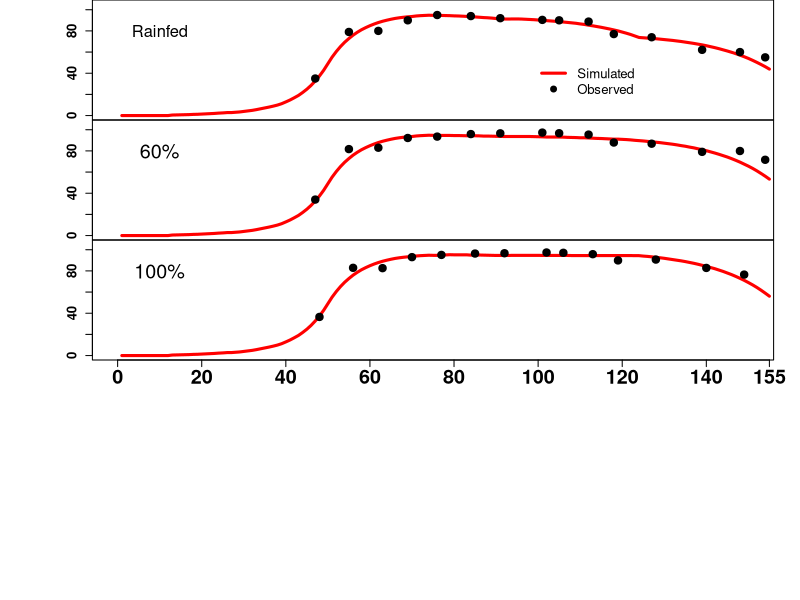
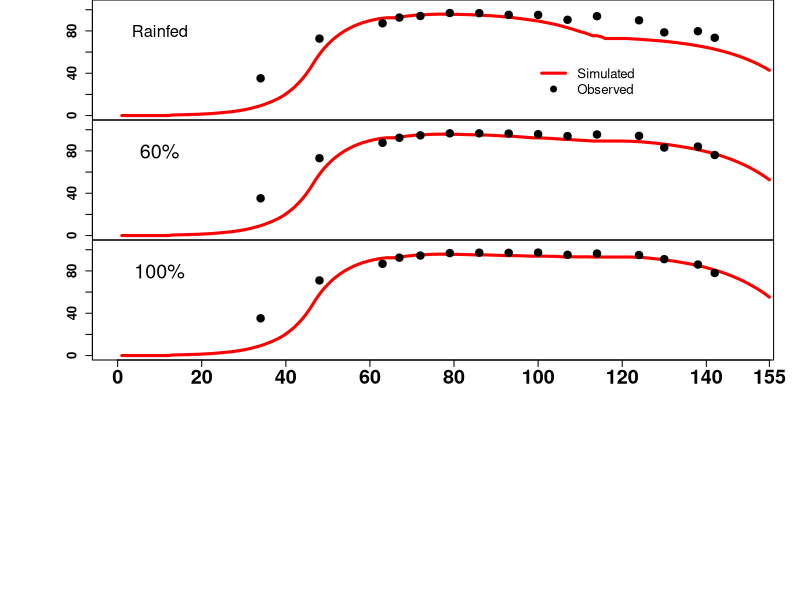

Here is the R script that generated these plots, in order:
## ---- chunk 1
knitr::opts_chunk$set(echo = TRUE)
## ---- chunk 2
# Reading the data file from the existing directory
canopycover=read.csv(file = "cc_aquacrop_results.csv",header = TRUE) 
## ---- chunk 3
# Reading few observations
head (canopycover)

#reading treatments in the data
#canopycover$Trt

#creating data frames for individual years
cc2009=canopycover[(canopycover$Year=="2009"),]
cc2010=canopycover[(canopycover$Year=="2010"),]
## ---- chunk 4
## PLotting canopy cover for individual years and treatments
# Visualizing 2009 results 
layout(matrix(1:5, ncol = 1), widths = 1,respect = FALSE)
par(mar=c(0,7,0,2), mgp=c(5.0,1,0))
plot(Sim~ DAP,data=cc2009,font.lab=1,type="o",xaxt='n',ylab = "",xlab = "Days after planting (DAP)",cex.sub=1.2,font=2,xlim=c(0,150),ylim=c(0,105),subset=Trt=="0",cex.axis=1.2,cex=0, lwd=3, col="red")
points(Obs~ DAP,data=cc2009,font=2,subset=Trt=="0",cex=1.5, pch=19, col="black")
legend(100,55,legend= c("Simulated","Observed"),col=c("red","black"),lwd=c(3,NA),bty="n",pch=c(NA,19),cex=1.2)
text(10,80,"Rainfed", pch=17, cex=1.5)
     
par(mar=c(0,7,0,2), mgp=c(3.0,1,0))
plot(Sim~ DAP,data=cc2009,type="o",ylab = "",xaxt='n',xlab = "Days after planting (DAP)",cex.sub=1.2,font=2,xlim=c(0,150),ylim=c(0,105),subset=Trt=="60",cex.lab=1.2,cex.axis=1.2,cex=0, lwd=3,pch=1, col="red")
points(Obs~ DAP,data=cc2009,font=2,subset=Trt=="60",cex=1.5, pch=19, col="black")
text(10,80,"60%", pch=17, cex=1.8)

par(mar=c(0,7,0,2), mgp=c(3.0,1,0))
plot(Sim~ DAP,data=cc2009,type="o",ylab = "",xaxt='n',xlab = "Days after planting (DAP)",cex.sub=1.2,font=2,xlim=c(0,150),ylim=c(0,105),subset=Trt=="100",cex.lab=1.2,cex.axis=1.2,cex=0, lwd=3,pch=1, col="red")
points(Obs~ DAP,data=cc2009,font=2,subset=Trt=="100",cex=1.5, pch=19, col="black")
axis (1,font=2,at=c(0,20,40,60,80,100,120,140,155),cex.axis=1.8,labels=c(0,20,40,60,80,100,120,140,155))
text(10,80,"100%", pch=17, cex=1.8)
## ---- chunk 5
## PLotting canopy cover for individual years and treatments
# Visualizing 2010 results 
layout(matrix(1:5, ncol = 1), widths = 1,respect = FALSE)
par(mar=c(0,7,0,2), mgp=c(5.0,1,0))
plot(Sim~ DAP,data=cc2010,type="o",font.lab=1,xaxt='n',ylab = "",xlab = "Days after planting (DAP)",cex.sub=1.2,font=2,xlim=c(0,150),ylim=c(0,105),subset=Trt=="0",cex.lab=1.2,cex.axis=1.2,cex=0, lwd=3,pch=1, col="red")
points(Obs~ DAP,data=cc2010,font=2,subset=Trt=="0",cex=1.5, pch=19, col="black")
legend(100,55,legend= c("Simulated","Observed"),col=c("red","black"),lwd=c(3,NA),bty="n",pch=c(NA,19),cex=1.2)
text(10,80,"Rainfed", pch=17, cex=1.5)

par(mar=c(0,7,0,2), mgp=c(3.0,1,0))
plot(Sim~ DAP,data=cc2010,type="o",ylab = "",xaxt='n',xlab = "Days after planting (DAP)",cex.sub=1.2,font=2,xlim=c(0,150),ylim=c(0,105),subset=Trt=="60",cex.lab=1.2,cex.axis=1.2,cex=0, lwd=3,pch=1, col="red")
points(Obs~ DAP,data=cc2010,font=2,subset=Trt=="60",cex=1.5, pch=19, col="black")
text(10,80,"60%", pch=17, cex=1.8)

par(mar=c(0,7,0,2), mgp=c(3.0,1,0))
plot(Sim~ DAP,data=cc2010,type="o",ylab = "",xaxt='n',xlab = "Days after planting (DAP)",cex.sub=1.2,font=2,xlim=c(0,150),ylim=c(0,105),subset=Trt=="100",cex.lab=1.2,cex.axis=1.2,cex=0, lwd=3,pch=1, col="red")
points(Obs~ DAP,data=cc2010,font=2,subset=Trt=="100",cex=1.5, pch=19, col="black")
axis (1,font=2,at=c(0,20,40,60,80,100,120,140,155),cex.axis=1.8,labels=c(0,20,40,60,80,100,120,140,155))
text(10,80,"100%", pch=17, cex=1.8)
